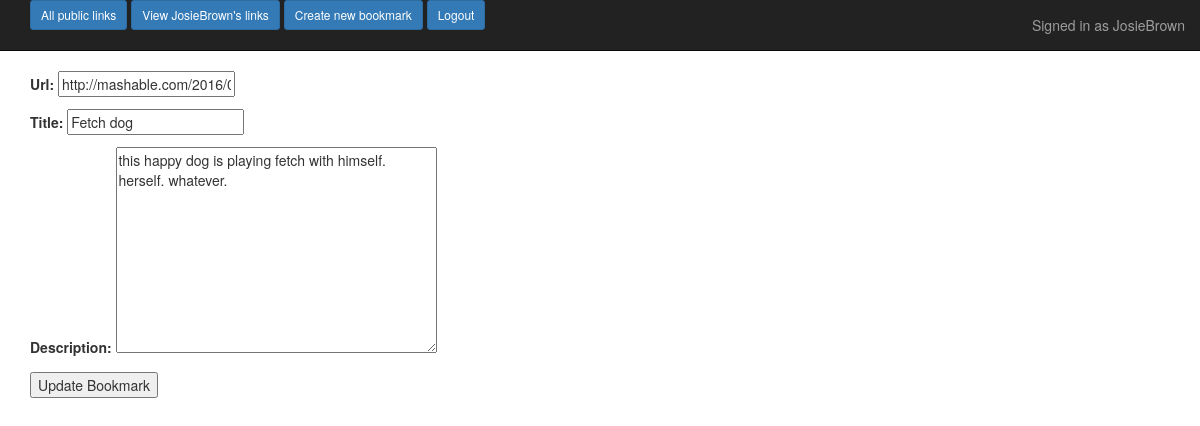
/update/9/ (signed in), run on an earlier commit of the app's database.
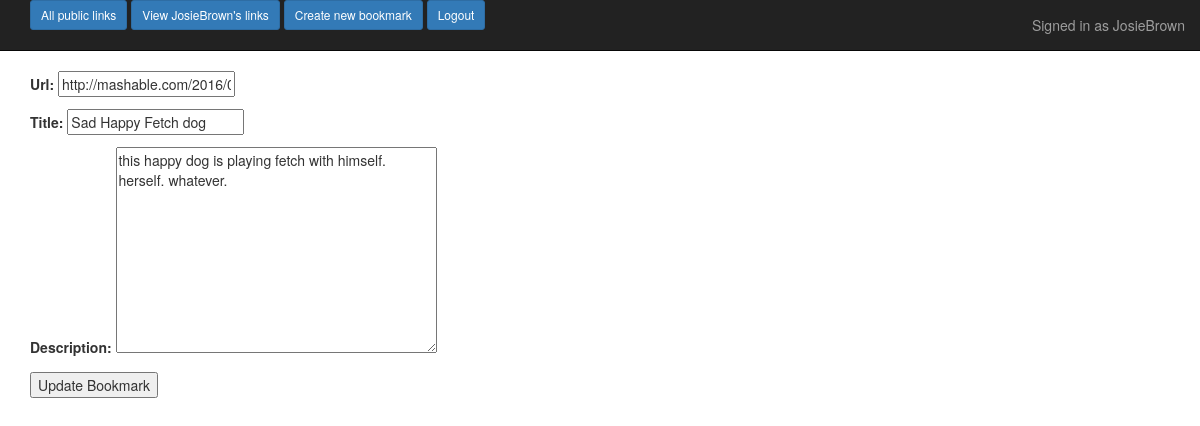
And on a later commit of the database.
### shortener_app/models.py (models this page shows, shortened)
class Bookmark(models.Model):
    url = models.URLField()
    title = models.CharField(max_length=60)
    description = models.TextField(blank=True)  # makes this optional
    created = models.DateTimeField(auto_now_add=True)
    url_user = models.ForeignKey(User)
    short_code = models.CharField(max_length=25)
    private = models.BooleanField()
    count = models.IntegerField(default=0)
    class Meta:
        ordering = ['-created']

### shortener_app/views.py (the view)
# urls.py: url(r'^update/(?P<pk>\d+)/$', views.BookmarkUpdate.as_view(), name='update_view'),  # update bookmark
class BookmarkUpdate(UpdateView):
    model = Bookmark
    fields = ['url', 'title', 'description']
    template_name_suffix = '_update_form'  # is this needed?
    template_name = 'bookmark_update.html'

### templates/bookmark_update.html (shortened to what this page needs)
{% extends 'base.html' %}
{% block content %}
<form action="" method="post">
{{ form.as_p }}
<input type="submit" value="Update Bookmark" />
</form>
{% endblock %}

What changed in the data, as far as the page shows it:
changed Bookmark "this happy dog is playing fetch with himself. herself. whatever.": title "Fetch dog" → "Sad Happy Fetch dog"
